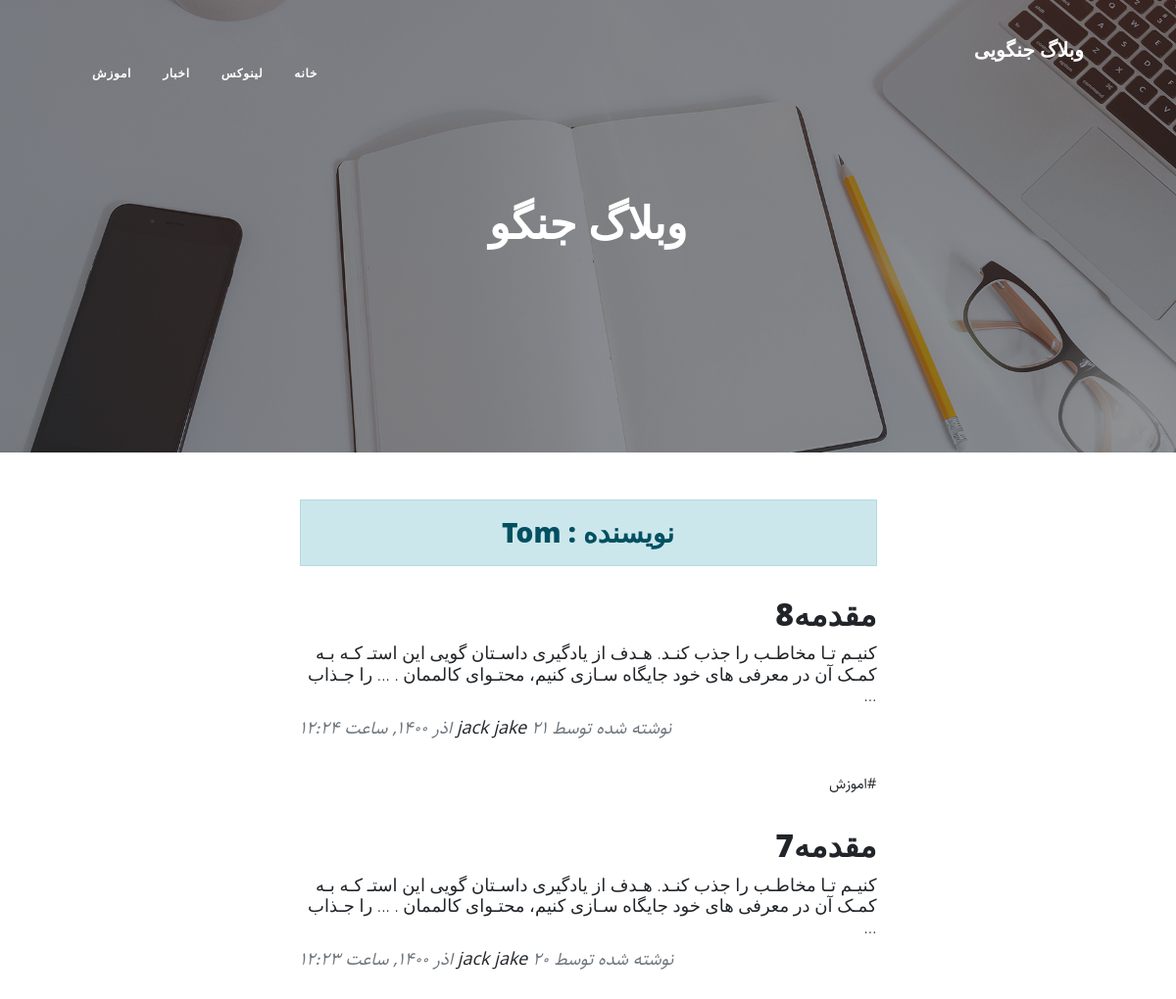
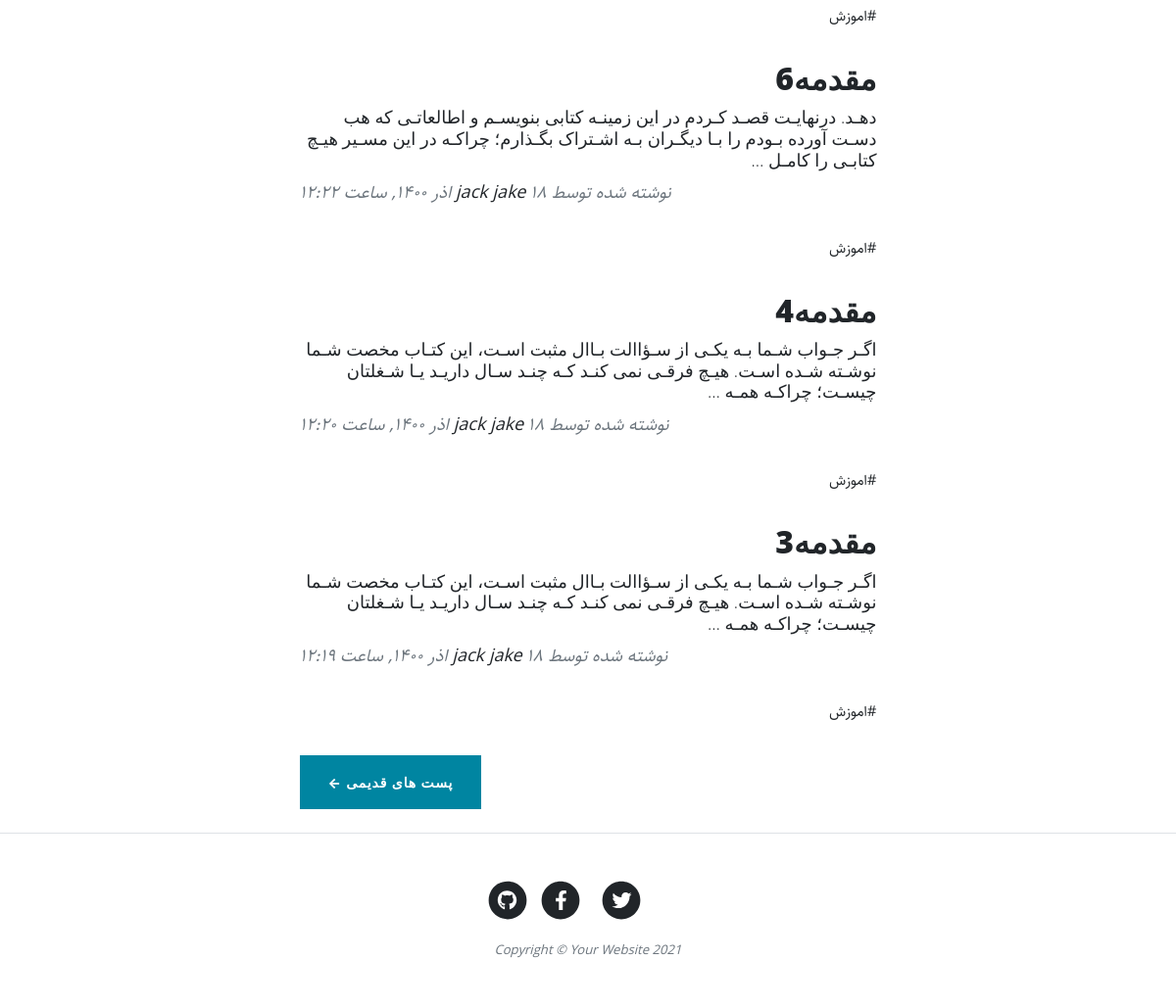
The app's page /author/Tom with its own data (2 pictures, top to bottom).
### blog/models.py (models this page shows, shortened)
class Category(models.Model):
    parent = models.ForeignKey('self', default=None, null=True, blank=True, on_delete=models.SET_NULL, related_name='children', verbose_name='زیر دسته')
    title = models.CharField(max_length=200, verbose_name='عنوان دسته بندی ')
    slug = models.SlugField(max_length=100, unique=True,verbose_name=' ادرس دسته بندی')
    status = models.BooleanField(default=True, verbose_name='ایا نمایش داده شود؟')
    position = models.IntegerField(verbose_name='پوزیشن')
    class Meta():
        verbose_name = 'دسته بندی '
        verbose_name_plural = 'دسته بندی ها'
        ordering = ['parent__id' ,'position']
    objects = CategoryManager()

class Article(models.Model):
    STATUS_CHOICES = (
        ('d', 'پیش نویس  '),
        ('p', 'منتشر شده '),
    )
    author = models.ForeignKey(User, null=True, on_delete=models.SET_NULL, related_name='articles', verbose_name="نویسنده")
    title = models.CharField(max_length=60, verbose_name='عنوان مقاله')
    slug = models.SlugField(max_length=60, unique=True,verbose_name='ادرس مقاله')
    category = models.ManyToManyField(Category, verbose_name='دسته بندی', related_name='articles')
    description = models.TextField(verbose_name='محتوا')
    thumbnail = models.ImageField(upload_to="images/", verbose_name='تصویر مقاله')
    publish = models.DateTimeField(default=timezone.now, verbose_name='زمان انتشار')
    created = models.DateTimeField(auto_now_add=True)
    updated = models.DateTimeField(auto_now=True)
    status = models.CharField(max_length=1, choices=STATUS_CHOICES, verbose_name='وضعیت')
    class Meta():
        verbose_name = 'مقاله'
        verbose_name_plural = 'مقالات'
        ordering = ['-publish']
    def jpublish(self):
        return jalali_converter(self.publish)
    jpublish.short_description = "زمان انتشار"
    def thumbnail_tag(self):
        return format_html("<img width=100 height=75 style='border-radius:7px;' src='{}'".format(self.thumbnail.url))
    thumbnail_tag.short_description = " عکس"
    objects = ArticleManager()

### blog/views.py (the view)
# urls.py: path('author/<slug:username>', AuthorList.as_view(), name="author"),
class AuthorList(ListView):
    paginate_by = 5
    template_name = 'blog/author_list.html'
    def get_queryset(self):
        global author
        username = self.kwargs.get('username')
        author = get_object_or_404(User, username=username)
        return author.articles.published()
    def get_context_data(self, **kwargs):
        context = super().get_context_data(**kwargs)
        context['author'] = author
        return context

### blog/models.py (called while the page is built)
    def published(self):
        return self.filter(status="p")

    def active(self):
        return self.filter(status=True)

### blog/templatetags/base_tags.py (called while the page is built)
@register.simple_tag
def title(data='وبلاگ جنگویی'):
    return data

@register.inclusion_tag("blog/partials/category_navbar.html")
def category_navbar():
    return {
        "category" : Category.objects.filter(status=True),
    }

### extensions/jalali.py (called while the page is built)
    def persian_tuple(self):
        return self.persian_year, self.persian_month, self.persian_day

### extensions/utils.py (called while the page is built)
def persian_numbers_converter(mystr):
   numbers = {
      "0":"۰",
      "1":"۱",
      "2":"۲",
      "3":"۳",
      "4":"۴",
      "5":"۵",
      "6":"۶",
      "7":"۷",
      "8":"۸",
      "9":"۹",
   }
   for e, p in numbers.items():
      mystr = mystr.replace(e,p)
   return mystr

def jalali_converter(time):
   jmonths = ['فروردین','اردیبهشت','خرداد','تیر','مرداد','شهریور','مهر','ابان','اذر','دی','بهمن','اسفند']
   time = timezone.localtime(time)
   time_to_str = "{},{},{}".format(time.year, time.month, time.day)
   time_to_tuple = jalali.Gregorian(time_to_str).persian_tuple()
   time_to_list = list(time_to_tuple)
   for index, month in enumerate(jmonths):
      if time_to_list[1] == index + 1:
         time_to_list[1] = month
         break
   output = "{} {} {}, ساعت {}:{}".format(
      time_to_list[2],
      time_to_list[1],
      time_to_list[0],
      time.hour,
      time.minute,
   )
   return  persian_numbers_converter(output)

### templates/blog/author_list.html (shortened to what this page needs)
{% extends 'blog/list.html' %}
{% block header %}
<h3 class="alert alert-primary text-center">  نویسنده : {{author.username}}</h3>
{% endblock  %}
{% block next_url %}
{% url 'blog:author' author.username page_obj.next_page_number %}
{% endblock  %}

### templates/blog/list.html (shortened to what this page needs)
{% extends 'blog/base.html' %}
{% load static %}
{% block main %}
<header class="masthead" style="background-image: url('{% static 'blog/assets/img/home-bg.jpg' %}')">
    <div class="container position-relative px-4 px-lg-5">
        <div class="row gx-4 gx-lg-5 justify-content-center">
            <div class="col-md-10 col-lg-8 col-xl-7">
                <div class="site-heading">
                    <h1>وبلاگ جنگو</h1>
                </div>
            </div>
        </div>
    </div>
</header>
    <div class="container px-4 px-lg-5">
        <div class="row gx-4 gx-lg-5 justify-content-center">
            <div class="col-md-10 col-lg-8 col-xl-7">
                {% block header %}{% endblock %}
                {% for article in object_list %}
                    <div class="post-preview">
                        <a href="{%url 'blog:detail' article.slug %}">
                            <h2 class="post-title">{{article.title}}</h2>
                            <h3 class="post-subtitle">{{article.description|truncatewords:30}}</h3>
                        </a>
                        <p class="post-meta">
                            نوشته شده توسط
                            <a href="{% url 'blog:author' article.author %}">{{article.author.get_full_name}}</a>
                            {{article.jpublish}}
                            <div class="">
                                {% for cat in article.category.active %}
                                   <a href="{% url 'blog:category' cat.slug %}">#{{cat.title}}</a>
                                {% endfor %}
                            </div>
                        </p>
                    </div>
                {% endfor %}
                {% if is_paginated %}
                    <div class="d-flex justify-content-end mb-4 pager-botton">
                        {% if page_obj.has_next %}
                        <a class="btn btn-primary text-uppercase" href="{% block next_url %}{% endblock  %}">پست های قدیمی &larr;</a>
                        {% endif %}
                    </div>
                {% endif %}
            </div>
        </div>
    </div>
{% endblock  %}

### templates/blog/partials/category_navbar.html (shortened to what this page needs)
<div class="collapse navbar-collapse nav" id="navbarResponsive">
    <ul class="navbar-nav ms-auto py-4 py-lg-0">
        <li class="nav-item">
            <a class="nav-link px-lg-3 py-3 py-lg-4" href="{% url 'blog:home' %}">خانه</a>
        </li>
        {% for cat in category %}
            {% if cat.parent == None %}
            <li class="nav-item">
                <a class="nav-link px-lg-3 py-3 py-lg-4" href="{% url 'blog:category' cat.slug %}">{{cat.title}}</a>
            </li>
            {% endif %}
        {% endfor %}
    </ul>
</div>

### static/blog/css/rtl.css (style rules this page uses)
body { direction: rtl; text-align: right; font-family: "Sahel"; font-size:15px; }
ul.navbar-nav.ms-auto.py-4.py-lg-0 { margin-left: initial !important; margin-right: auto !important; }
p.post-meta { text-align: left; }
.pager-botton { float: left !important; }
header.masthead .site-heading h1, header.masthead .site-heading .h1 { font-size: 45px; }
.post-preview > a > .post-title { font-size:32px !important; }
.post-subtitle { font-size:18px; }
.nav ul { padding-right: 0; }
.nav ul li { border-bottom: none; height: 86px; line-height: 86px; font-size: 14px; display: inline-block; float:left; margin: 0 auto; }
.nav ul li a { text-decoration: none; color:#000000; display: block; transition: .3s background-color; padding:0 24px; }
.nav a { border-bottom:none; }

### records on screen
Category: title "لینوکس"
Category: title "اخبار"
Category: title "اموزش"
Article: title "مقدمه8", description "کنیـم تـا مخاطـب را جذب کنـد. هـدف از یادگیری داسـتان گویی این استـ کـه بـه کمـک آن در معرفی های خود جایگاه سـازی کنیم، محتـوای کالممان . ... را جـذاب …", author.get_full_name "jack jake", jpublish "۲۱ اذر ۱۴۰۰, ساعت ۱۲:۲۴"
Article: title "مقدمه7", description "کنیـم تـا مخاطـب را جذب کنـد. هـدف از یادگیری داسـتان گویی این استـ کـه بـه کمـک آن در معرفی های خود جایگاه سـازی کنیم، محتـوای کالممان . ... را جـذاب …", author.get_full_name "jack jake", jpublish "۲۰ اذر ۱۴۰۰, ساعت ۱۲:۲۳"
Article: title "مقدمه6", description "دهـد. درنهایـت قصـد کـردم در این زمینـه کتابی بنویسـم و اطالعاتـی که هب دسـت آورده بـودم را بـا دیگـران بـه اشـتراک بگـذارم؛ چراکـه در این مسـیر هیـچ کتابـی را کامـل …", author.get_full_name "jack jake", jpublish "۱۸ اذر ۱۴۰۰, ساعت ۱۲:۲۲"
Article: title "مقدمه4", description "اگـر جـواب شـما بـه یکـی از سـؤاالت بـاال مثبت اسـت، این کتـاب مخصت شـما نوشـته شـده اسـت. هیـچ فرقـی نمی کنـد کـه چنـد سـال داریـد یـا شـغلتان چیسـت؛ چراکـه همـه …", author.get_full_name "jack jake", jpublish "۱۸ اذر ۱۴۰۰, ساعت ۱۲:۲۰"
Article: title "مقدمه3", description "اگـر جـواب شـما بـه یکـی از سـؤاالت بـاال مثبت اسـت، این کتـاب مخصت شـما نوشـته شـده اسـت. هیـچ فرقـی نمی کنـد کـه چنـد سـال داریـد یـا شـغلتان چیسـت؛ چراکـه همـه …", author.get_full_name "jack jake", jpublish "۱۸ اذر ۱۴۰۰, ساعت ۱۲:۱۹"

### other values on screen
{{ author.username }} "Tom"
